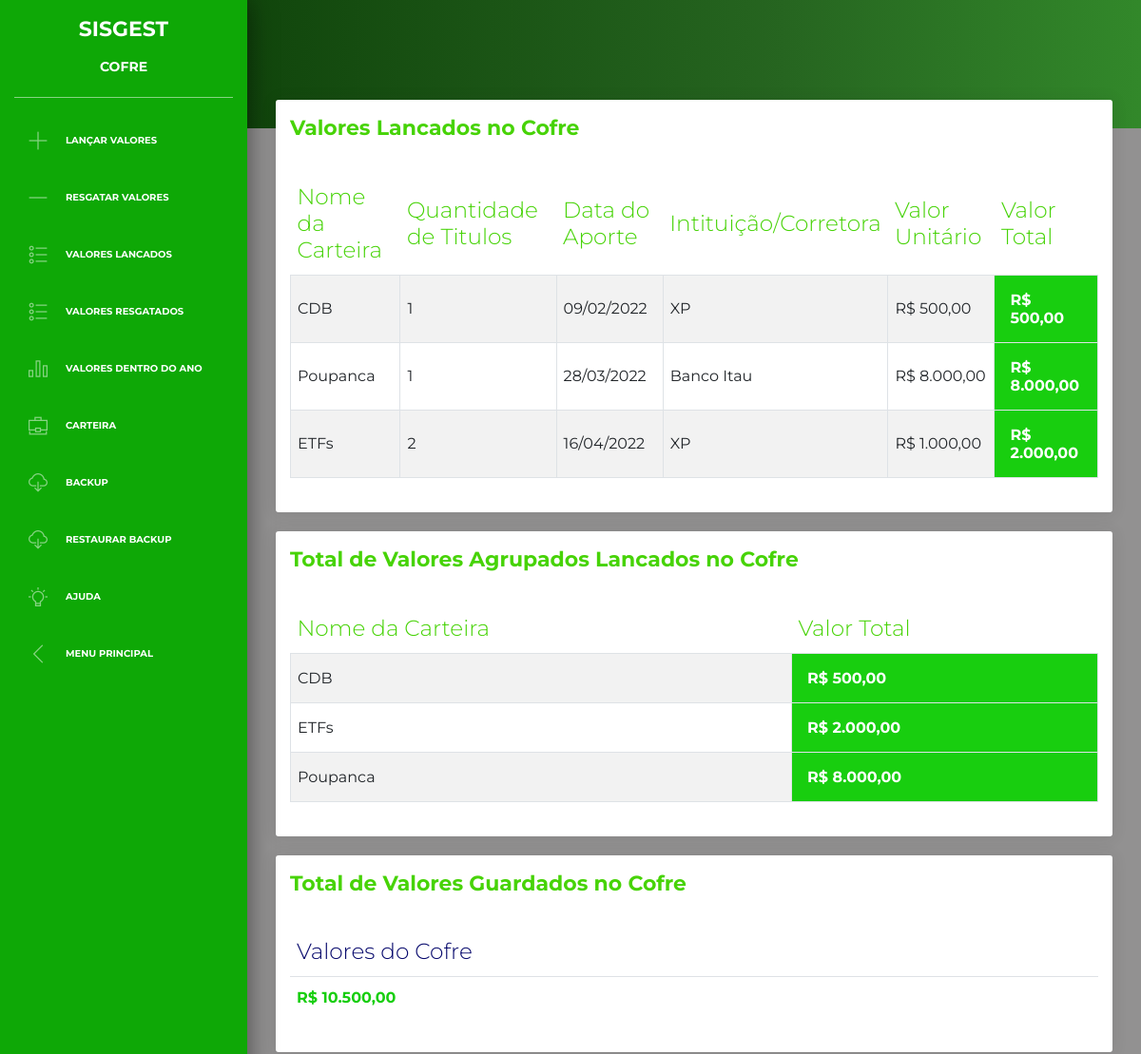
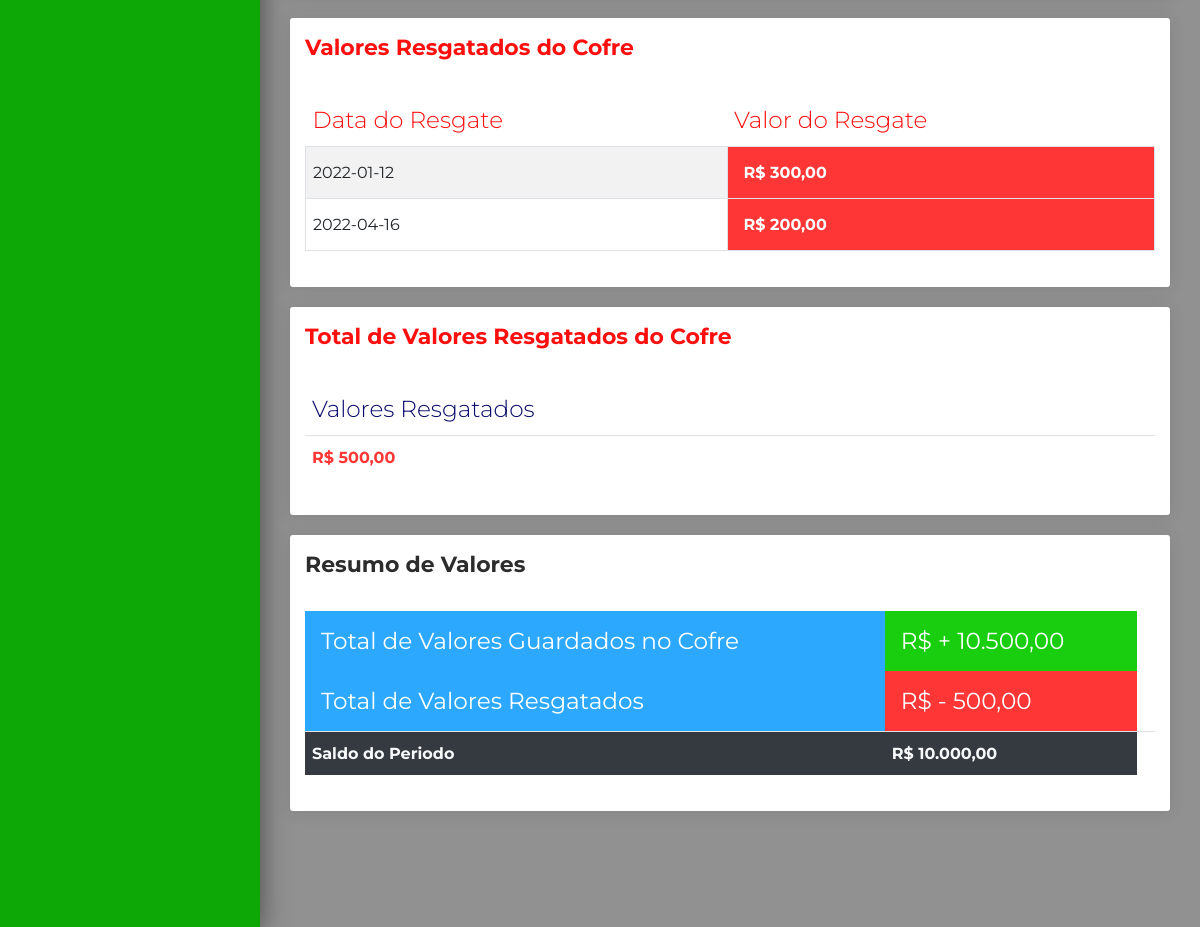
The app's page /sistema/Cofre/Carteira.php with its own data (2 pictures, top to bottom).
### tables this page shows
CREATE TABLE `cofre` (
  `cod` int(11) NOT NULL AUTO_INCREMENT,
  `nome` varchar(60) NOT NULL,
  `quantidadetitulo` int(11) NOT NULL,
  `valorunitario` varchar(60) NOT NULL,
  `valortotal` varchar(60) NOT NULL,
  `data` date NOT NULL,
  `instituicao` varchar(60) NOT NULL,
  PRIMARY KEY (`cod`)
);

CREATE TABLE `resgatecofre` (
  `cod` int(11) NOT NULL AUTO_INCREMENT,
  `data` date NOT NULL,
  `valor` varchar(60) NOT NULL,
  PRIMARY KEY (`cod`)
);

### sistema/Cofre/Carteira.php (the view, shortened to what this page needs)
<?php
include "../../conexao.php";
?>
<body>
  <?php
  include "../head.php";
  include 'Menu.php';
  include "../navbar.php";
  ?>
  <div class="panel-header-green panel-header-sm">
  </div>
  <div class="content">
    <div class="row">
      <div class="col-md-12">
        <div class="card">
          <div class="card-header">
            <h5 class="title title-color-green"> Valores Lancados no Cofre</h5>
          </div>
          <div class="card-body">
            <div class="table-responsive ">
              <table class="table table-striped table-bordered bootstrap-datatable datatable responsive">
                <thead class=" text-primary">
                  <tr>
                    <th class="title-color-green">Nome da Carteira</th>
                    <th class="title-color-green">Quantidade de Titulos</th>
                    <th class="title-color-green">Data do Aporte</th>
                    <th class="title-color-green">Intituição/Corretora</th>
                    <th class="title-color-green">Valor Unitário</th>
                    <th class="title-color-green">Valor Total</th>
                  </tr>
                </thead>
                <tbody>
                  <?php
                  $sql = "SELECT * FROM cofre ORDER BY data ASC";
                  $uquery = mysqli_query($con, $sql);
                  while ($lncp = mysqli_fetch_object($uquery)) :
                    $unome = $lncp->nome;
                    $uquantidadeTitulo = $lncp->quantidadetitulo;
                    $uvalorUnitario = $lncp->valorunitario;
                    $udata = $lncp->data;
                    $uinstituicao = $lncp->instituicao;
                    $uvalor = $lncp->valortotal;
                  ?>
                    <tr>
                      <td class="datatable-color"><?php echo $unome; ?></td>
                      <td class="datatable-color center"><?php echo $uquantidadeTitulo; ?></td>
                      <td class="datatable-color"><?php echo date('d/m/Y', strtotime($udata)); ?></td>
                      <td class="datatable-color"><?php echo $uinstituicao; ?></td>
                      <td class="">R$ <?php echo number_format($uvalorUnitario, 2, ',', '.');  ?></td>
                      <td class="p-3 mb-2 bg-success text-white title">R$ <?php echo number_format($uvalor, 2, ',', '.');  ?></td>
                    </tr>
                  <?php endwhile; ?>
                </tbody>
              </table>
            </div>
          </div>
        </div>
        <div class="row">
          <div class="col-md-12">
            <div class="card">
              <div class="card-header">
                <h5 class="title title-color-green">Total de Valores Agrupados Lancados no Cofre</h5>
              </div>
              <div class="card-body">
                <div class="table-responsive ">
                  <table class="table table-striped table-bordered bootstrap-datatable datatable responsive">
                    <thead class=" text-primary">
                      <tr>
                        <th class="title-color-green">Nome da Carteira</th>
                        <th class="title-color-green">Valor Total</th>
                      </tr>
                    </thead>
                    <tbody>
                      <?php
                      $sql = "SELECT nome, SUM(valortotal) AS valortotal FROM cofre GROUP BY nome";
                      $uquery = mysqli_query($con, $sql);
                      while ($lncp = mysqli_fetch_object($uquery)) :
                        $unome = $lncp->nome;
                        $uvalor = $lncp->valortotal;
                      ?>
                        <tr>
                          <td class="datatable-color"><?php echo $unome; ?></td>
                          <td class="p-3 mb-2 bg-success text-white title">R$ <?php echo number_format($uvalor, 2, ',', '.');  ?></td>
                        </tr>
                      <?php endwhile; ?>
                    </tbody>
                  </table>
                </div>
              </div>
            </div>
            <div class="row">
              <div class="col-md-12">
                <div class="card">
                  <div class="card-header">
                    <h5 class="title title-color-green">Total de Valores Guardados no Cofre</h5>
                  </div>
                  <div class="card-body">
                    <div class="table-responsive ">
                      <table class="table">
                        <thead class=" text-primary">
                          <tr>
                            <th class="datatable-color">Valores do Cofre</th>
                          </tr>
                        </thead>
                        <tbody>
                          <?php
                          $total = mysqli_query($con, "SELECT SUM(valortotal)  FROM cofre ORDER BY data ASC");
                          while ($sum = mysqli_fetch_array($total)) :
                            $soma = 'R$ ' . number_format($sum['SUM(valortotal)'], 2, ',', '.');
                          endwhile;
                          ?>
                          <tr>
                            <td class="text-success title"><?php echo $soma; ?></td>
                            <td>
                            </td>
                          </tr>
                        </tbody>
                      </table>
                    </div>
                  </div>
                </div>
                <div class="row">
                  <div class="col-md-12">
                    <div class="card">
                      <div class="card-header">
                        <h5 class="title title-color-red">Valores Resgatados do Cofre</h5>
                      </div>
                      <div class="card-body">
                        <div class="table-responsive ">
                          <table class="table table-striped table-bordered bootstrap-datatable datatable responsive">
                            <thead class=" text-primary">
                              <tr>
                                <th class="title-color-red">Data do Resgate</th>
                                <th class="title-color-red">Valor do Resgate</th>
                              </tr>
                            </thead>
                            <tbody>
                              <?php
                              $sql = "SELECT * FROM resgatecofre ORDER BY data ASC";
                              $uquery = mysqli_query($con, $sql);
                              while ($lncp = mysqli_fetch_object($uquery)) :
                                $udata = $lncp->data;
                                $uvalor = $lncp->valor;
                              ?>
                                <tr>
                                  <td class="datatable-color"><?php echo $udata; ?></td>
                                  <td class="p-3 mb-2 bg-danger text-white title">R$ <?php echo number_format($uvalor, 2, ',', '.');  ?></td>
                                </tr>
                              <?php endwhile; ?>
                            </tbody>
                          </table>
                        </div>
                      </div>
                    </div>
                    <div class="row">
                      <div class="col-md-12">
                        <div class="card">
                          <div class="card-header">
                            <h5 class="title title-color-red">Total de Valores Resgatados do Cofre</h5>
                          </div>
                          <div class="card-body">
                            <div class="table-responsive ">
                              <table class="table">
                                <thead class=" text-primary">
                                  <tr>
                                    <th class="datatable-color">Valores Resgatados</th>
                                  </tr>
                                </thead>
                                <tbody>
                                  <?php
                                  $ctotal = mysqli_query($con, "SELECT SUM(valor)  FROM resgatecofre ORDER BY data ASC");
                                  while ($sum = mysqli_fetch_array($ctotal)) :
                                    $csoma = 'R$ ' . number_format($sum['SUM(valor)'], 2, ',', '.');
                                  endwhile;
                                  ?>
                                  <tr>
                                    <td class="text-danger title"><?php echo $csoma; ?></td>
                                    <td>
                                    </td>
                                  </tr>
                                </tbody>
                              </table>
                            </div>
                          </div>
                        </div>
                        <div class="row">
                          <div class="col-md-12">
                            <div class="card">
                              <div class="card-header">
                                <h5 class="title title-color-blue"> Resumo de Valores</h5>
                              </div>
                              <div class="card-body">
                                <div class="table-responsive ">
                                  <table class="table">
                                    <thead class=" text-primary">
                                      <?php
                                      $totalganhos = mysqli_query($con, "SELECT SUM(valortotal)  FROM cofre");
                                      while ($sum = mysqli_fetch_array($totalganhos)) :
                                        $somaganhos = 'R$ + ' . number_format($sum['SUM(valortotal)'], 2, ',', '.');
                                      endwhile;
                                      ?>
                                      <tr>
                                        <th class="p-3 mb-2 bg-info text-white"><strong>Total de Valores Guardados no Cofre</strong> </th>
                                        <th class="p-3 mb-2 bg-success text-white"><strong><?php echo $somaganhos; ?></strong></th>
                                      </tr>
                                      <?php
                                      $totalcontas = mysqli_query($con, "SELECT SUM(valor)  FROM resgatecofre");
                                      while ($sum = mysqli_fetch_array($totalcontas)) :
                                        $somacontas = 'R$ - ' . number_format($sum['SUM(valor)'], 2, ',', '.');
                                      endwhile;
                                      ?>
                                      <tr>
                                        <th class="p-3 mb-2 bg-info text-white"><strong>Total de Valores Resgatados</strong></th>
                                        <th class="p-3 mb-2 bg-danger text-white"><strong><?php echo $somacontas; ?></strong></th>
                                      </tr>
                                    </thead>
                                    <tbody>
                                      <?php
                                      $totalganhos = mysqli_query($con, "SELECT SUM(valortotal)  FROM cofre");
                                      $totalcontas = mysqli_query($con, "SELECT SUM(valor)  FROM resgatecofre");
                                      while ($sum = mysqli_fetch_array($totalganhos)) :
                                        $saldocontas = $sum['SUM(valortotal)'];
                                      endwhile;
                                      while ($sum = mysqli_fetch_array($totalcontas)) :
                                        $saldogastos = $sum['SUM(valor)'];
                                      endwhile;
                                      $saldo = 'R$ ' . number_format($saldocontas - $saldogastos, 2, ',', '.');
                                      ?>
                                      <tr>
                                        <td class="text-light bg-dark title">Saldo do Periodo</td>
                                        <td class="text-light bg-dark title"><?php echo $saldo; ?></td>
                                        <td>
                                        </td>
                                      </tr>
                                    </tbody>
                                  </table>
                                </div>
                              </div>
                            </div>
    <?php
    include "../footer.php";
    ?>

### records on screen
cofre: nome "CDB", quantidadetitulo "1", data "09/02/2022", instituicao "XP", valorunitario "500,00", valortotal "500,00"
cofre: nome "Poupanca", quantidadetitulo "1", data "28/03/2022", instituicao "Banco Itau", valorunitario "8.000,00", valortotal "8.000,00"
cofre: nome "ETFs", quantidadetitulo "2", data "16/04/2022", instituicao "XP", valorunitario "1.000,00", valortotal "2.000,00"
resgatecofre: data "2022-01-12", valor "300,00"
resgatecofre: data "2022-04-16", valor "200,00"

### other values on screen
$unome "CDB"
$uvalor "500,00"
$unome "ETFs"
$uvalor "2.000,00"
$unome "Poupanca"
$uvalor "8.000,00"
$soma "R$ 10.500,00"
$csoma "R$ 500,00"
$somaganhos "R$ + 10.500,00"
$somacontas "R$ - 500,00"
$saldo "R$ 10.000,00"
